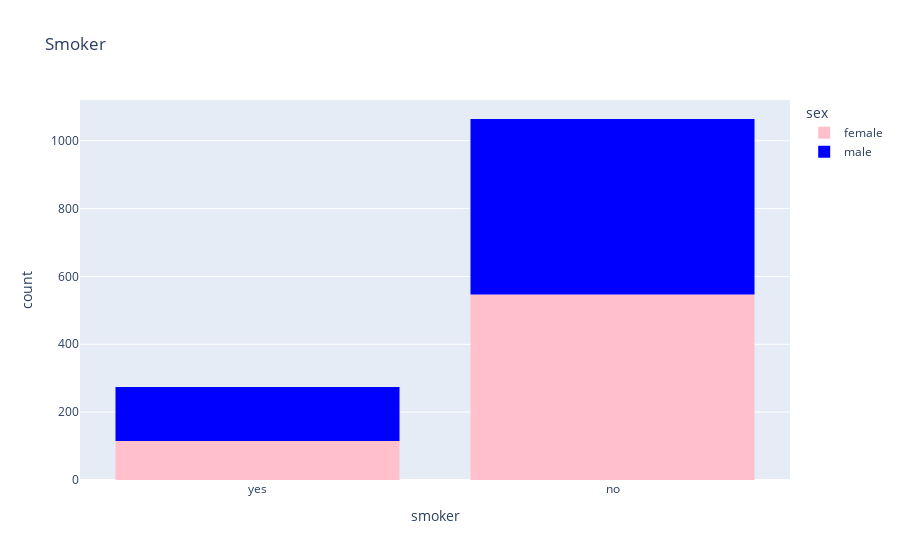

Notebook code for this chart:
### Code cell
px.histogram(medical_df,x='smoker',color='sex',color_discrete_sequence=['pink','blue'],title='Smoker')

### Figure 1 — Plotly figure (JSON) as saved in the notebook; plotly's stock layout.template omitted (floating-point values rounded to 4 significant figures; data arrays with more than 128 entries replaced by an {"elided": "..."} marker saying what was removed)
{"data": [{"bingroup": "x", "hovertemplate": "sex=female<br>smoker=%{x}<br>count=%{y}<extra></extra>", "legendgroup": "female", "marker": {"color": "pink", "pattern": {"shape": ""}}, "name": "female", "orientation": "v", "showlegend": true, "type": "histogram", "x": {"elided": "662 str values"}, "xaxis": "x", "yaxis": "y"}, {"bingroup": "x", "hovertemplate": "sex=male<br>smoker=%{x}<br>count=%{y}<extra></extra>", "legendgroup": "male", "marker": {"color": "blue", "pattern": {"shape": ""}}, "name": "male", "orientation": "v", "showlegend": true, "type": "histogram", "x": {"elided": "676 str values"}, "xaxis": "x", "yaxis": "y"}], "layout": {"barmode": "relative", "legend": {"title": {"text": "sex"}, "tracegroupgap": 0}, "title": {"text": "Smoker"}, "xaxis": {"anchor": "y", "domain": [0, 1], "title": {"text": "smoker"}}, "yaxis": {"anchor": "x", "domain": [0, 1], "title": {"text": "count"}}}}
